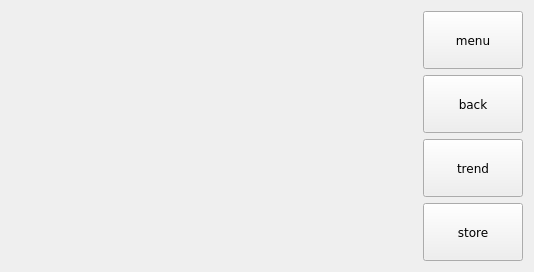
<?xml version="1.0" encoding="UTF-8"?>
<ui version="4.0">
 <class>page101</class>
 <widget class="QWidget" name="page101">
  <property name="geometry">
   <rect>
    <x>0</x>
    <y>0</y>
    <width>534</width>
    <height>272</height>
   </rect>
  </property>
  <property name="sizePolicy">
   <sizepolicy hsizetype="MinimumExpanding" vsizetype="MinimumExpanding">
    <horstretch>0</horstretch>
    <verstretch>0</verstretch>
   </sizepolicy>
  </property>
  <property name="windowTitle">
   <string>page101</string>
  </property>
  <property name="styleSheet">
   <string notr="true">QWidget#page101
{
}</string>
  </property>
  <layout class="QHBoxLayout" name="horizontalLayout">
   <item>
    <widget class="ATCMgraph" name="atcmGraph">
     <property name="sizePolicy">
      <sizepolicy hsizetype="MinimumExpanding" vsizetype="MinimumExpanding">
       <horstretch>0</horstretch>
       <verstretch>0</verstretch>
      </sizepolicy>
     </property>
     <property name="toolTip">
      <string>ATCM QGraph</string>
     </property>
     <property name="whatsThis">
      <string>ATCMgraph widget</string>
     </property>
     <property name="x1Variable">
      <string>TimeValue</string>
     </property>
     <property name="x1Min">
      <string>TimeValueMin</string>
     </property>
     <property name="x1Max">
      <string>TimeValueMax</string>
     </property>
     <property name="x1Step">
      <double>10.000000000000000</double>
     </property>
     <property name="x1TickLabelVisible">
      <bool>true</bool>
     </property>
     <property name="x1Label">
      <string>PLC_time</string>
     </property>
     <property name="y1Variable">
      <string>AnalogInput_1</string>
     </property>
     <property name="y1Min">
      <string>-10</string>
     </property>
     <property name="y1Max">
      <string>10</string>
     </property>
     <property name="pen1Color">
      <color>
       <red>255</red>
       <green>255</green>
       <blue>0</blue>
      </color>
     </property>
     <property name="Display1">
      <string/>
     </property>
     <property name="x2Variable">
      <string>TimeValue</string>
     </property>
     <property name="x2Min">
      <string>TimeValueMin</string>
     </property>
     <property name="x2Max">
      <string>TimeValueMax</string>
     </property>
     <property name="y2Variable">
      <string>AnalogInput_2</string>
     </property>
     <property name="y2Min">
      <string>0</string>
     </property>
     <property name="y2Max">
      <string>20</string>
     </property>
     <property name="pen2Color">
      <color>
       <red>0</red>
       <green>255</green>
       <blue>255</blue>
      </color>
     </property>
     <property name="Display2">
      <string/>
     </property>
     <property name="legendVisible">
      <bool>true</bool>
     </property>
     <property name="refresh">
      <number>200</number>
     </property>
     <property name="bgColor">
      <color>
       <red>0</red>
       <green>0</green>
       <blue>0</blue>
      </color>
     </property>
    </widget>
   </item>
   <item>
    <layout class="QVBoxLayout" name="verticalLayout">
     <item>
      <widget class="ATCMbutton" name="atcmButton">
       <property name="sizePolicy">
        <sizepolicy hsizetype="MinimumExpanding" vsizetype="MinimumExpanding">
         <horstretch>0</horstretch>
         <verstretch>0</verstretch>
        </sizepolicy>
       </property>
       <property name="minimumSize">
        <size>
         <width>100</width>
         <height>0</height>
        </size>
       </property>
       <property name="maximumSize">
        <size>
         <width>100</width>
         <height>16777215</height>
        </size>
       </property>
       <property name="font">
        <font>
         <family>DejaVu Sans</family>
        </font>
       </property>
       <property name="iconSize">
        <size>
         <width>24</width>
         <height>24</height>
        </size>
       </property>
       <property name="toolTip">
        <string/>
       </property>
       <property name="whatsThis">
        <string>ATCMbutton widget</string>
       </property>
       <property name="pageName">
        <string>menu</string>
       </property>
       <property name="statusvar">
        <string/>
       </property>
       <property name="viewStatus">
        <bool>false</bool>
       </property>
       <property name="visibilityVar">
        <string/>
       </property>
       <property name="text">
        <string>menu</string>
       </property>
       <property name="pressText">
        <string>menu</string>
       </property>
       <property name="icon">
        <iconset resource="systemicons.qrc">
         <normaloff>:/systemicons/img/Script.png</normaloff>:/systemicons/img/Script.png</iconset>
       </property>
       <property name="borderWidth">
        <number>1</number>
       </property>
       <property name="borderRadius">
        <number>20</number>
       </property>
       <property name="apparence">
        <enum>QFrame::Raised</enum>
       </property>
      </widget>
     </item>
     <item>
      <widget class="ATCMbutton" name="atcmButton_2">
       <property name="sizePolicy">
        <sizepolicy hsizetype="MinimumExpanding" vsizetype="MinimumExpanding">
         <horstretch>0</horstretch>
         <verstretch>0</verstretch>
        </sizepolicy>
       </property>
       <property name="minimumSize">
        <size>
         <width>100</width>
         <height>0</height>
        </size>
       </property>
       <property name="maximumSize">
        <size>
         <width>100</width>
         <height>16777215</height>
        </size>
       </property>
       <property name="font">
        <font>
         <family>DejaVu Sans</family>
        </font>
       </property>
       <property name="iconSize">
        <size>
         <width>24</width>
         <height>24</height>
        </size>
       </property>
       <property name="toolTip">
        <string/>
       </property>
       <property name="whatsThis">
        <string>ATCMbutton widget</string>
       </property>
       <property name="pageName">
        <string>BACK</string>
       </property>
       <property name="statusvar">
        <string/>
       </property>
       <property name="viewStatus">
        <bool>false</bool>
       </property>
       <property name="visibilityVar">
        <string/>
       </property>
       <property name="text">
        <string>back</string>
       </property>
       <property name="pressText">
        <string>back</string>
       </property>
       <property name="icon">
        <iconset resource="systemicons.qrc">
         <normaloff>:/systemicons/img/Back.png</normaloff>:/systemicons/img/Back.png</iconset>
       </property>
       <property name="borderWidth">
        <number>1</number>
       </property>
       <property name="borderRadius">
        <number>20</number>
       </property>
       <property name="apparence">
        <enum>QFrame::Raised</enum>
       </property>
      </widget>
     </item>
     <item>
      <widget class="ATCMbutton" name="atcmButton_3">
       <property name="sizePolicy">
        <sizepolicy hsizetype="MinimumExpanding" vsizetype="MinimumExpanding">
         <horstretch>0</horstretch>
         <verstretch>0</verstretch>
        </sizepolicy>
       </property>
       <property name="minimumSize">
        <size>
         <width>100</width>
         <height>0</height>
        </size>
       </property>
       <property name="maximumSize">
        <size>
         <width>100</width>
         <height>16777215</height>
        </size>
       </property>
       <property name="font">
        <font>
         <family>DejaVu Sans</family>
        </font>
       </property>
       <property name="iconSize">
        <size>
         <width>24</width>
         <height>24</height>
        </size>
       </property>
       <property name="toolTip">
        <string/>
       </property>
       <property name="whatsThis">
        <string>ATCMbutton widget</string>
       </property>
       <property name="pageName">
        <string>trend</string>
       </property>
       <property name="statusvar">
        <string/>
       </property>
       <property name="viewStatus">
        <bool>false</bool>
       </property>
       <property name="visibilityVar">
        <string/>
       </property>
       <property name="text">
        <string>trend</string>
       </property>
       <property name="pressText">
        <string>trend</string>
       </property>
       <property name="icon">
        <iconset resource="systemicons.qrc">
         <normaloff>:/systemicons/img/Display.png</normaloff>:/systemicons/img/Display.png</iconset>
       </property>
       <property name="borderWidth">
        <number>1</number>
       </property>
       <property name="borderRadius">
        <number>20</number>
       </property>
       <property name="apparence">
        <enum>QFrame::Raised</enum>
       </property>
      </widget>
     </item>
     <item>
      <widget class="ATCMbutton" name="atcmButton_4">
       <property name="sizePolicy">
        <sizepolicy hsizetype="MinimumExpanding" vsizetype="MinimumExpanding">
         <horstretch>0</horstretch>
         <verstretch>0</verstretch>
        </sizepolicy>
       </property>
       <property name="minimumSize">
        <size>
         <width>100</width>
         <height>0</height>
        </size>
       </property>
       <property name="maximumSize">
        <size>
         <width>100</width>
         <height>16777215</height>
        </size>
       </property>
       <property name="font">
        <font>
         <family>DejaVu Sans</family>
        </font>
       </property>
       <property name="iconSize">
        <size>
         <width>24</width>
         <height>24</height>
        </size>
       </property>
       <property name="toolTip">
        <string/>
       </property>
       <property name="whatsThis">
        <string>ATCMbutton widget</string>
       </property>
       <property name="pageName">
        <string>store</string>
       </property>
       <property name="statusvar">
        <string/>
       </property>
       <property name="viewStatus">
        <bool>false</bool>
       </property>
       <property name="visibilityVar">
        <string/>
       </property>
       <property name="text">
        <string>store</string>
       </property>
       <property name="pressText">
        <string>store</string>
       </property>
       <property name="icon">
        <iconset>
         <normaloff>:/config/img/Table.png</normaloff>:/config/img/Table.png</iconset>
       </property>
       <property name="borderWidth">
        <number>1</number>
       </property>
       <property name="borderRadius">
        <number>20</number>
       </property>
       <property name="apparence">
        <enum>QFrame::Raised</enum>
       </property>
      </widget>
     </item>
    </layout>
   </item>
  </layout>
 </widget>
 <customwidgets>
  <customwidget>
   <class>ATCMbutton</class>
   <extends>QPushButton</extends>
   <header>atcmplugin.h</header>
  </customwidget>
  <customwidget>
   <class>ATCMgraph</class>
   <extends>QFrame</extends>
   <header>atcmplugin.h</header>
  </customwidget>
 </customwidgets>
 <resources>
  <include location="systemicons.qrc"/>
 </resources>
 <connections>
  <connection>
   <sender>atcmButton</sender>
   <signal>newPage(const char*,bool)</signal>
   <receiver>page101</receiver>
   <slot>goto_page(const char*,bool)</slot>
   <hints>
    <hint type="sourcelabel">
     <x>416</x>
     <y>38</y>
    </hint>
    <hint type="destinationlabel">
     <x>377</x>
     <y>49</y>
    </hint>
   </hints>
  </connection>
  <connection>
   <sender>atcmButton_2</sender>
   <signal>newPage(const char*,bool)</signal>
   <receiver>page101</receiver>
   <slot>goto_page(const char*,bool)</slot>
   <hints>
    <hint type="sourcelabel">
     <x>385</x>
     <y>99</y>
    </hint>
    <hint type="destinationlabel">
     <x>374</x>
     <y>104</y>
    </hint>
   </hints>
  </connection>
  <connection>
   <sender>atcmButton_3</sender>
   <signal>newPage(const char*,bool)</signal>
   <receiver>page101</receiver>
   <slot>goto_page(const char*,bool)</slot>
   <hints>
    <hint type="sourcelabel">
     <x>384</x>
     <y>175</y>
    </hint>
    <hint type="destinationlabel">
     <x>377</x>
     <y>178</y>
    </hint>
   </hints>
  </connection>
  <connection>
   <sender>atcmButton_4</sender>
   <signal>newPage(const char*,bool)</signal>
   <receiver>page101</receiver>
   <slot>goto_page(const char*,bool)</slot>
   <hints>
    <hint type="sourcelabel">
     <x>387</x>
     <y>234</y>
    </hint>
    <hint type="destinationlabel">
     <x>374</x>
     <y>232</y>
    </hint>
   </hints>
  </connection>
 </connections>
 <slots>
  <slot>goto_page(const char*,bool)</slot>
 </slots>
</ui>
